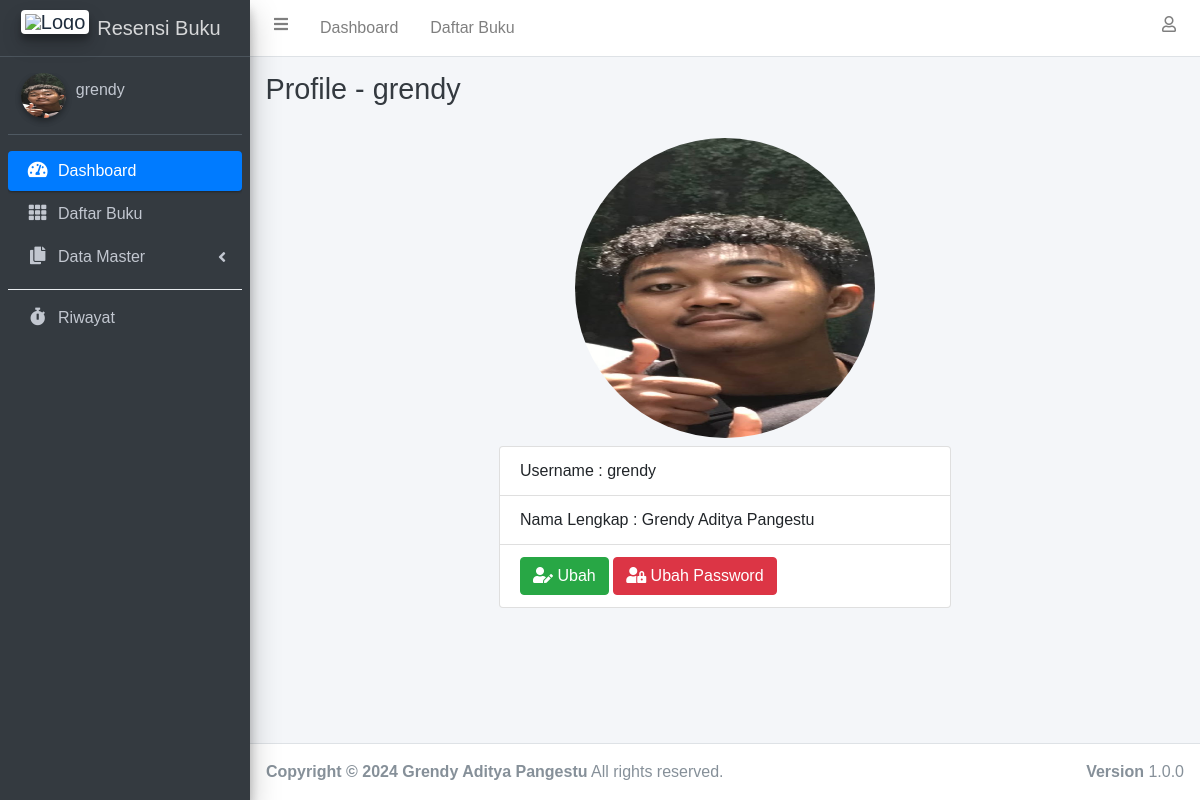
Screenshot of /admin/profile.php (signed in) with the database file from the repository.
### tables this page shows
CREATE TABLE `tb_user` (
  `id_user` int(10) NOT NULL,
  `username` varchar(100) NOT NULL,
  `password` varchar(255) NOT NULL,
  `nama_lengkap` varchar(100) NOT NULL,
  `photo_profile` text NOT NULL
);

### koneksi.php (called while the page is built, shortened)
<?php
	$server 	= "localhost";
	$user		= "root";
	$password	= "";
	$koneksi = mysqli_connect($server,$user,$password) or die("Koneksi Server Gagal!");
function dataUser() {
	global $koneksi;
	if (isset($_SESSION['id_user'])) {
		$id_user = $_SESSION['id_user'];
		return mysqli_fetch_assoc(mysqli_query($koneksi, "SELECT * FROM tb_user WHERE id_user = '$id_user'"));
	} else {
		echo "
		  <script>
		    document.location.href='logout.php'
		  </script>
		";
	}
}

### admin/profile.php (the view, shortened to what this page needs)
<?php
  require '../koneksi.php';
?>
<!DOCTYPE html>
<html>
<head>
  <?php include '../include_admin/css.php'; ?>
</head>
<body class="hold-transition sidebar-mini layout-fixed">
<div class="wrapper">
  <?php include '../include_admin/navbar.php'; ?>
  <?php include '../include_admin/sidebar.php'; ?>
  <div class="content-wrapper">
    <div class="content-header">
      <div class="container-fluid">
        <div class="row mb-2">
          <div class="col-sm">
            <h1 class="m-0 text-dark">Profile - <?= $dataUser['username']; ?></h1>
          </div>
        </div>
      </div>
    </div>
    <section class="content">
      <div class="container-fluid">
        <div class="row my-2 justify-content-center">
          <div class="col-lg text-center">
            <a href="../assets/img/img_profiles/<?= $dataUser['photo_profile']; ?>" class="enlarge">
              <img src="../assets/img/img_profiles/<?= $dataUser['photo_profile']; ?>" class="img-profile rounded-pill" alt="<?= $dataUser['photo_profile']; ?>">
            </a>
          </div>
        </div>
        <div class="row my-2 justify-content-center">
          <div class="col-lg-6">
            <ul class="list-group">
              <li class="list-group-item">Username : <?= $dataUser['username']; ?></li>
              <li class="list-group-item">Nama Lengkap : <?= $dataUser['nama_lengkap']; ?></li>
              <li class="list-group-item">
                <button type="button" class="btn btn-success" data-toggle="modal" data-target="#ubahProfileModal"><i class="fas fa-fw fa-user-edit"></i> Ubah</button>
                <button type="button" class="btn btn-danger" data-toggle="modal" data-target="#ubahPasswordModal"><i class="fas fa-fw fa-user-lock"></i> Ubah Password</button>
              </li>
            </ul>
          </div>
        </div>
      </div>
    </section>
  </div>
  <footer class="main-footer">
    <strong>Copyright &copy; 2024 Grendy Aditya Pangestu</strong>
    All rights reserved.
    <div class="float-right d-none d-sm-inline-block">
      <b>Version</b> 1.0.0
    </div>
  </footer>
</div>
</body>
</html>

### include_admin/sidebar.php (shortened to what this page needs)
<?php
  $dataUser = dataUser();
?>
<aside class="main-sidebar sidebar-dark-primary elevation-4">
  <a href="index.php" class="brand-link">
    <img src="../assets/img/img_properties/logo.png" alt="Logo" class="brand-image rounded elevation-3 p-1 bg-white">
    <span class="brand-text font-weight-light">Resensi Buku</span>
  </a>
  <div class="sidebar">
    <div class="user-panel mt-3 pb-3 mb-3 d-flex">
      <div class="image">
        <img style="width: 45px; height: 45px" src="../assets/img/img_profiles/<?= $dataUser['photo_profile']; ?>" class="img-circle elevation-2 img-profile" alt="User Image">
      </div>
      <div class="info">
        <a href="profile.php" class="d-block"><?= $dataUser['username']; ?></a>
      </div>
    </div>
    <nav class="mt-2">
      <ul class="nav nav-pills nav-sidebar flex-column" data-widget="treeview" role="menu" data-accordion="false">
        <li class="nav-item has-treeview menu-open">
          <a href="index.php" class="nav-link active">
            <i class="nav-icon fas fa-tachometer-alt"></i>
            <p>
              Dashboard
            </p>
          </a>
        </li>
        <li class="nav-item">
          <a href="buku.php" class="nav-link">
            <i class="nav-icon fas fa-th"></i>
            <p>
              Daftar Buku
            </p>
          </a>
        </li>
        <li class="nav-item has-treeview">
          <a href="#" class="nav-link">
            <i class="nav-icon fas fa-copy"></i>
            <p>
              Data Master
              <i class="fas fa-angle-left right"></i>
            </p>
          </a>
        </li>
        <div class="dropdown-divider"></div>
        <li class="nav-item">
          <a href="riwayat.php" class="nav-link">
            <i class="nav-icon fas fa-stopwatch"></i>
            <p>
              Riwayat
            </p>
          </a>
        </li>
      </ul>
    </nav>
  </div>
</aside>

### assets/css/style.css (style rules this page uses)
.img-profile { width: 200px; height: 200px; }
@media (min-width: 992px) { .img-profile { width: 300px; height: 300px; } }
body { font-family: "Poppins", sans-serif; }

### rows the page displays
tb_user: photo_profile (picture), username "grendy", nama_lengkap "Grendy Aditya Pangestu"
